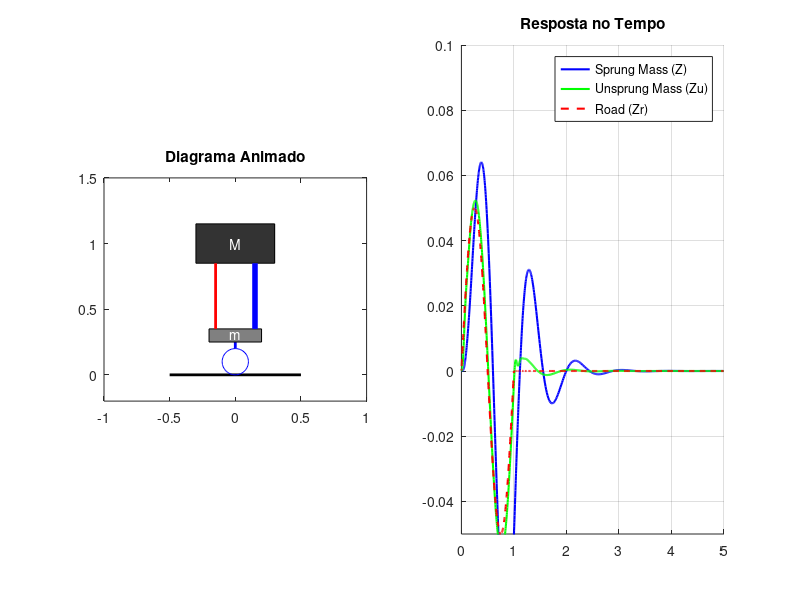

Source code (MATLAB):
% =========================================================================
% MODELO DE 1/4 DE VEÍCULO (Conforme Diagrama do Usuário)
% =========================================================================
function simula_modelo_diagrama()
    clear; clc; close all;
    
    % 1. Parâmetros do Sistema (Baseados na imagem)
    M  = 250;     % Sprung Mass (Massa suspensa)
    m  = 40;      % Unsprung Mass (Massa não suspensa)
    Ks = 15000;   % Suspension Stiffness (Rigidez da suspensão)
    Cs = 1500;    % Suspension Damping (Amortecimento da suspensão)
    Kt = 150000;  % Tire Stiffness (Rigidez do pneu)
    
    % 2. Entradas do Sistema
    tf = 5;       % Tempo de simulação (segundos)
    tspan = [0 tf];
    
    % Perfil da pista (Zr): Um solavanco para CIMA. 
    % Como no diagrama Z é para baixo, um obstáculo para cima é negativo!
    Zr_func = @(t) -0.05 * sin(2*pi*1*t) .* (t < 1); 
    
    % Forças externas do diagrama (Fb e Fw)
    Fb_func = @(t) 0; % Força Fb (para baixo) sobre M. Ex: Downforce aerodinâmico
    Fw_func = @(t) 0; % Força Fw (para cima) sobre m.
    
    % Condições iniciais [Z; dZ; Zu; dZu]
    x0 = [0; 0; 0; 0]; 
    
    % 3. Solução das Equações com ODE45
    opcoes = odeset('RelTol', 1e-4, 'AbsTol', 1e-5);
    [t, X] = ode45(@(t, x) eq_estado_diagrama(t, x, M, m, Ks, Cs, Kt, Zr_func, Fb_func, Fw_func), tspan, x0, opcoes);
    
    Z  = X(:, 1); % Deslocamento da massa M
    Zu = X(:, 3); % Deslocamento da massa m
    Zr = arrayfun(Zr_func, t); % Deslocamento da pista
    
    % 4. Configuração da Janela de Animação
    fig = figure('Name', 'Modelo 1/4 Veiculo - Diagrama', 'Position', [100, 100, 900, 500], 'Color', 'w');
    ax1 = subplot(1,2,1); title(ax1, 'Diagrama Animado');
    ax2 = subplot(1,2,2); title(ax2, 'Resposta no Tempo');
    
    hold(ax2, 'on'); grid(ax2, 'on');
    % Multiplicamos por -1 no plot apenas para o gráfico ficar visualmente 
    % "para cima" quando o carro sobe, facilitando a leitura humana.
    linha_Z  = plot(ax2, 0, 0, 'b-', 'LineWidth', 1.5, 'DisplayName', 'Sprung Mass (Z)');
    linha_Zu = plot(ax2, 0, 0, 'g-', 'LineWidth', 1.5, 'DisplayName', 'Unsprung Mass (Zu)');
    linha_Zr = plot(ax2, 0, 0, 'r--', 'LineWidth', 1.5, 'DisplayName', 'Road (Zr)');
    axis(ax2, [0 tf -0.05 0.1]); legend(ax2, 'Location', 'northeast');
    
    % 5. Loop de Animação
    for i = 1:5:length(t)
        % Atualiza Gráfico Direito (Visualização invertida para intuição)
        set(linha_Z,  'XData', t(1:i), 'YData', -Z(1:i));
        set(linha_Zu, 'XData', t(1:i), 'YData', -Zu(1:i));
        set(linha_Zr, 'XData', t(1:i), 'YData', -Zr(1:i));
        
        % Atualiza Desenho Esquerdo
        cla(ax1); hold(ax1, 'on');
        desenha_modelo(Z(i), Zu(i), Zr(i), ax1);
        axis(ax1, [-1 1 -0.2 1.5]); axis(ax1, 'equal'); box(ax1, 'on');
        drawnow limitrate;
    end
end

% =========================================================================
% FÍSICA DO SISTEMA - RIGOROSAMENTE CONFORME A IMAGEM
% =========================================================================
function dx = eq_estado_diagrama(t, x, M, m, Ks, Cs, Kt, Zr_func, Fb_func, Fw_func)
    % Extração dos estados
    Z   = x(1);  % Posição de M (positivo p/ baixo)
    dZ  = x(2);  % Velocidade de M
    Zu  = x(3);  % Posição de m (positivo p/ baixo)
    dZu = x(4);  % Velocidade de m
    
    % Entradas no tempo t
    Zr = Zr_func(t);
    Fb = Fb_func(t);
    Fw = Fw_func(t);
    
    % Forças nas molas e amortecedores (Baseadas na diferença de posição)
    F_suspensao_mola = Ks * (Z - Zu);
    F_suspensao_amort = Cs * (dZ - dZu);
    F_pneu_mola = Kt * (Zu - Zr);
    
    % Montagem das Equações Diferenciais (Seguindo as setas da sua imagem)
    dx = zeros(4,1);
    
    dx(1) = dZ;
    % Equação de M (Fb aponta p/ baixo = +, F_suspensao empurra p/ cima = -)
    dx(2) = (-F_suspensao_mola - F_suspensao_amort + Fb) / M; 
    
    dx(3) = dZu;
    % Equação de m (F_suspensao empurra p/ baixo = +, F_pneu empurra p/ cima = -, Fw p/ cima = -)
    dx(4) = (F_suspensao_mola + F_suspensao_amort - F_pneu_mola - Fw) / m; 
end

% =========================================================================
% GEOMETRIA DO DESENHO NA TELA
% =========================================================================
function desenha_modelo(Z, Zu, Zr, ax)
    % A tela do computador tem o Y positivo para cima. 
    % Portanto, subtraímos Z (que é para baixo) da altura base.
    y_M  = 1.0 - Z;
    y_m  = 0.3 - Zu;
    y_chao = -Zr;
    
    % 1. Pista
    plot(ax, [-0.5 0.5], [y_chao y_chao], 'k-', 'LineWidth', 2);
    
    % 2. Roda/Pneu (Mola Kt fictícia representada pela roda tocando o chão)
    raio = 0.1; centro_roda = y_chao + raio;
    rectangle('Position', [-raio, y_chao, 2*raio, 2*raio], 'Curvature', [1 1], 'EdgeColor', 'b', 'Parent', ax);
    plot(ax, [0 0], [centro_roda+raio, y_m-0.05], 'b-', 'LineWidth', 2); 
    
    % 3. Massa Não Suspensa (m)
    rectangle('Position', [-0.2, y_m-0.05, 0.4, 0.1], 'FaceColor', [0.5 0.5 0.5], 'Parent', ax);
    text(0, y_m, 'm', 'HorizontalAlignment', 'center', 'Color', 'white', 'Parent', ax);
    
    % 4. Massa Suspensa (M)
    rectangle('Position', [-0.3, y_M-0.15, 0.6, 0.3], 'FaceColor', [0.2 0.2 0.2], 'Parent', ax);
    text(0, y_M, 'M', 'HorizontalAlignment', 'center', 'Color', 'white', 'Parent', ax);
    
    % 5. Suspensão (Mola Ks e Amortecedor Cs)
    plot(ax, [-0.15 -0.15], [y_m+0.05, y_M-0.15], 'r-', 'LineWidth', 2); % Representa Ks
    plot(ax, [ 0.15  0.15], [y_m+0.05, y_M-0.15], 'b-', 'LineWidth', 4); % Representa Cs
end
